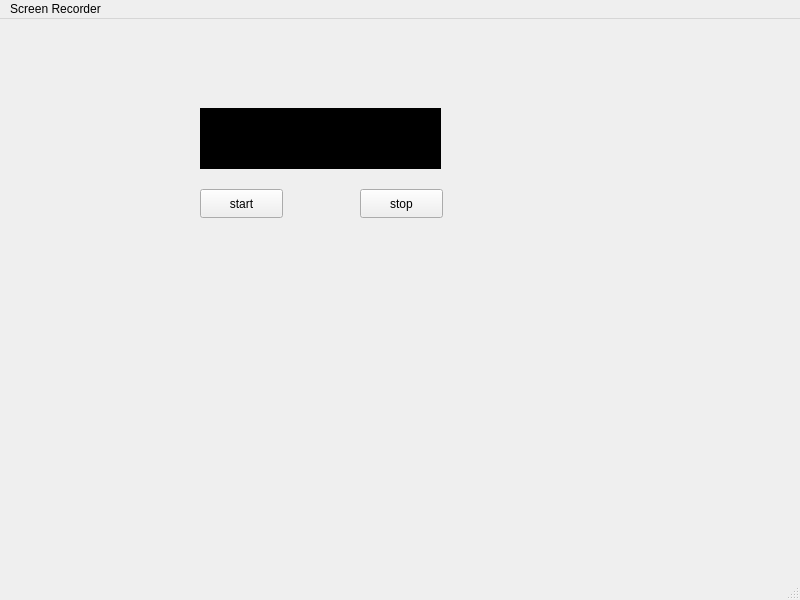
<?xml version="1.0" encoding="UTF-8"?>
<ui version="4.0">
 <class>MainWindow</class>
 <widget class="QMainWindow" name="MainWindow">
  <property name="geometry">
   <rect>
    <x>0</x>
    <y>0</y>
    <width>800</width>
    <height>600</height>
   </rect>
  </property>
  <property name="windowTitle">
   <string>MainWindow</string>
  </property>
  <widget class="QWidget" name="centralwidget">
   <widget class="QPushButton" name="stopbtn">
    <property name="geometry">
     <rect>
      <x>360</x>
      <y>170</y>
      <width>83</width>
      <height>29</height>
     </rect>
    </property>
    <property name="text">
     <string>stop</string>
    </property>
   </widget>
   <widget class="QPushButton" name="startbtn">
    <property name="geometry">
     <rect>
      <x>200</x>
      <y>170</y>
      <width>83</width>
      <height>29</height>
     </rect>
    </property>
    <property name="text">
     <string>start</string>
    </property>
   </widget>
   <widget class="QLabel" name="label">
    <property name="geometry">
     <rect>
      <x>200</x>
      <y>89</y>
      <width>241</width>
      <height>61</height>
     </rect>
    </property>
    <property name="styleSheet">
     <string notr="true">background-color: rgb(0, 0, 0);</string>
    </property>
    <property name="text">
     <string>start</string>
    </property>
   </widget>
  </widget>
  <widget class="QMenuBar" name="menubar">
   <property name="geometry">
    <rect>
     <x>0</x>
     <y>0</y>
     <width>800</width>
     <height>25</height>
    </rect>
   </property>
   <widget class="QMenu" name="menuScreen_Recorder">
    <property name="title">
     <string>Screen Recorder</string>
    </property>
   </widget>
   <addaction name="menuScreen_Recorder"/>
  </widget>
  <widget class="QStatusBar" name="statusbar"/>
 </widget>
 <resources/>
 <connections/>
</ui>
